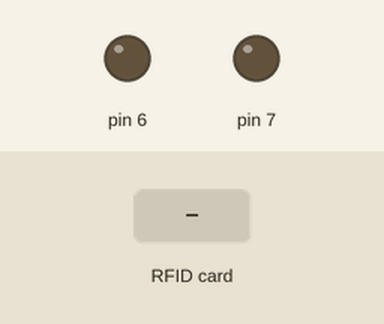
Simulated run of this sketch. Board: Arduino Uno, built for the host (arithmetic inside an expression is 32-bit, double 64-bit). Parts: output pins drawn as LEDs (lit = HIGH). Inputs (shaded band) come from the test bench. WiFi joins after 1.5 s; servers stay silent unless stated; uploads are accepted with an empty reply.

Above: at 2.7 s.
2.8 s: RFID card 5E 7A 19 C4 held to the reader
At 4.4 s:
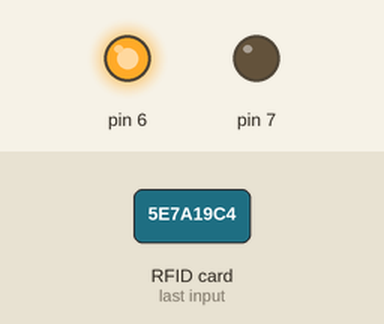
Timing chart, 0 to 6.6 s (numbered marks = the images above; inputs shaded):
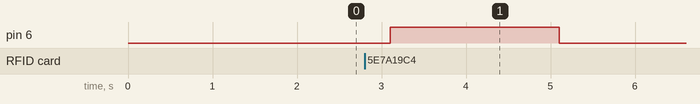

Measured:
- after the input at 2.8 s, pin 6: LOW → HIGH after 0.30 s, → LOW 2.0 s later

The sketch:

WebClient.ino
```cpp
#include <Ethernet.h>
#include <SPI.h>
#include <ArduinoHttpClient.h>

#include <Wire.h>
#include <Adafruit_PN532.h>

#define PN532_IRQ (2)
#define PN532_RESET (3)

Adafruit_PN532 nfc(PN532_IRQ, PN532_RESET);

byte mac[] = { 0xDE, 0xAD, 0xBE, 0xEF, 0xFE, 0xED };
char server[] = "www.cetmar.tk";


IPAddress ip(192, 168, 0, 177);
IPAddress myDns(192, 168, 0, 1);


EthernetClient client;


void setup()
{
  if (Ethernet.begin(mac) == 0) {

    Ethernet.begin(mac, ip, myDns);
  } else {

  }

  nfc.begin();
  nfc.setPassiveActivationRetries(0xFF);
  nfc.SAMConfig();
  pinMode(6, OUTPUT);
  pinMode(7, OUTPUT);

}

void loop()
{
  boolean stat = false;
  digitalWrite(6, LOW);
  digitalWrite(7, LOW);
  uint8_t success;
  uint8_t uid[] = {0, 0, 0, 0, 0, 0, 0};
  uint8_t uidLength;

  success = nfc.readPassiveTargetID(PN532_MIFARE_ISO14443A, uid, &uidLength);

  if (success)
  {
    uint8_t keya[6] = {0xFF, 0xFF, 0xFF, 0xFF, 0xFF, 0xFF};

    success = nfc.mifareclassic_AuthenticateBlock(uid, uidLength, 4, 0, keya);
    if (success)
    {
      uint8_t data[16];

      success = nfc.mifareclassic_ReadDataBlock(4, data);

      if (success)
      {
        String uidString = "";

        for (int i = 0; i < sizeof(data); i++)
        {
          uidString = uidString + char(data[i]);
        }

        boolean stat = false;
        String contentType = "application/x-www-form-urlencoded";
        String postData = "?id=Arduino&token=";
        postData = postData + uidString;

        if (client.connect(server, 80)) {

          client.println("GET /arduino" + postData + " HTTP/1.1");
          client.println("Host: www.cetmar.tk");
          client.println("Connection: close");
          client.println();

        }
        while (client.connected()) {
          while (client.available() > 0) {
            char c = client.read();

            if (c == '{') {
              stat = false;
            }

            else if (c == '}') {
              stat = true;
            }
          }
        }
        if (stat){
          digitalWrite(7, HIGH);
          delay(2000);
        }
        else {
          digitalWrite(6, HIGH);
          delay(2000);
        }

        client.stop();

      }
    }
  }


}
```
